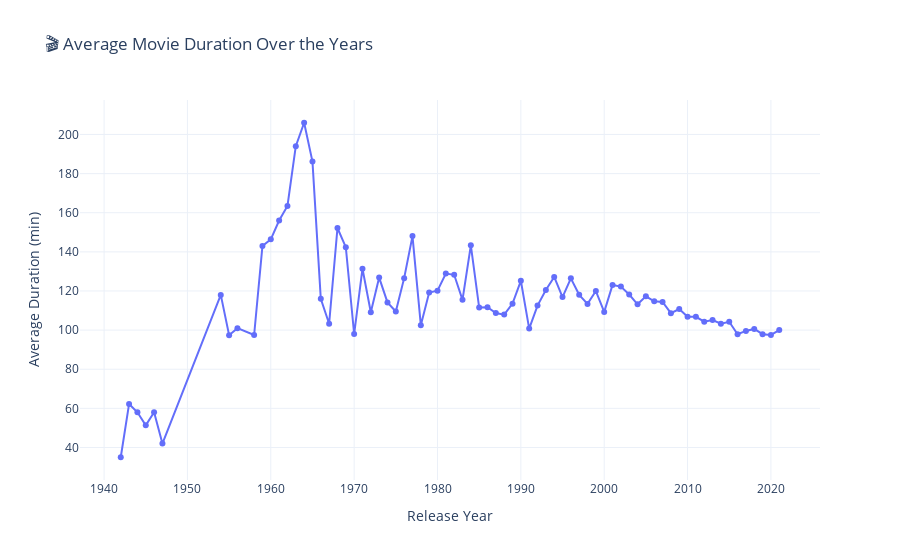

This figure's notebook cell:
### Markdown cell above
<h1 style="font-family: 'Poppins', sans-serif; font-weight: 700; 
           text-align:center; background: linear-gradient(90deg, #E74C3C, #A93226); 
           -webkit-background-clip: text; -webkit-text-fill-color: transparent; margin-top: 40px;">
 Content Evolution Over Time:
</h1>

### Code cell
# Drop rows missing key info
df = df.dropna(subset=['release_year', 'duration'])

# Separate Movies and TV Shows
movies = df[df['type'] == 'Movie'].copy()
tv_shows = df[df['type'] == 'TV Show'].copy()

# Extract duration in minutes for Movies
movies['duration_min'] = movies['duration'].str.extract('(\d+)').astype(float)

# Extract number of episodes for TV Shows
tv_shows['num_episodes'] = tv_shows['duration'].str.extract('(\d+)').astype(float)

# Group: Average movie duration by release year
movie_trend = movies.groupby('release_year')['duration_min'].mean().reset_index()

# Group: Average episodes per show by release year
tv_trend = tv_shows.groupby('release_year')['num_episodes'].mean().reset_index()

# Plot 1: Movie Duration Over Time
fig1 = px.line(movie_trend,
               x='release_year',
               y='duration_min',
               title='🎬 Average Movie Duration Over the Years',
               labels={'release_year': 'Release Year', 'duration_min': 'Average Duration (min)'},
               markers=True)
fig1.update_layout(template='plotly_white')
fig1.show()

# Plot 2: TV Show Episodes Over Time
fig2 = px.line(tv_trend,
               x='release_year',
               y='num_episodes',
               title='📺 Average Number of Episodes in TV Shows Over the Years',
               labels={'release_year': 'Release Year', 'num_episodes': 'Avg. Episodes'},
               markers=True)
fig2.update_layout(template='plotly_white')
fig2.show()

### Figure 1 — Plotly figure (JSON) as saved in the notebook; plotly's stock layout.template omitted (floating-point values rounded to 4 significant figures)
{"data": [{"hovertemplate": "Release Year=%{x}<br>Average Duration (min)=%{y}<extra></extra>", "legendgroup": "", "line": {"color": "#636efa", "dash": "solid"}, "marker": {"symbol": "circle"}, "mode": "lines+markers", "name": "", "orientation": "v", "showlegend": false, "type": "scatter", "x": [1942, 1943, 1944, 1945, 1946, 1947, 1954, 1955, 1956, 1958, 1959, 1960, 1961, 1962, 1963, 1964, 1965, 1966, 1967, 1968, 1969, 1970, 1971, 1972, 1973, 1974, 1975, 1976, 1977, 1978, 1979, 1980, 1981, 1982, 1983, 1984, 1985, 1986, 1987, 1988, 1989, 1990, 1991, 1992, 1993, 1994, 1995, 1996, 1997, 1998, 1999, 2000, 2001, 2002, 2003, 2004, 2005, 2006, 2007, 2008, 2009, 2010, 2011, 2012, 2013, 2014, 2015, 2016, 2017, 2018, 2019, 2020, 2021], "xaxis": "x", "y": [35.0, 62.25, 58.0, 51.33, 58.0, 42.0, 118.0, 97.36, 101.0, 97.5, 143.0, 146.4, 156.0, 163.5, 194.0, 206.0, 186.1, 116.0, 103.3, 152.2, 142.4, 98.0, 131.4, 109.1, 126.8, 114.2, 109.5, 126.6, 148.1, 102.5, 119.2, 120.1, 128.9, 128.3, 115.5, 143.3, 111.5, 111.7, 108.8, 107.9, 113.5, 125.2, 100.8, 112.5, 120.5, 127.2, 116.9, 126.4, 118.0, 113.4, 120.0, 109.3, 123.1, 122.3, 118.2, 113.2, 117.3, 114.8, 114.4, 108.7, 110.8, 106.8, 106.8, 104.3, 105.1, 103.3, 104.3, 97.89, 99.58, 100.6, 97.91, 97.54, 100.0], "yaxis": "y"}], "layout": {"legend": {"tracegroupgap": 0}, "title": {"text": "🎬 Average Movie Duration Over the Years"}, "xaxis": {"anchor": "y", "domain": [0, 1], "title": {"text": "Release Year"}}, "yaxis": {"anchor": "x", "domain": [0, 1], "title": {"text": "Average Duration (min)"}}}}
